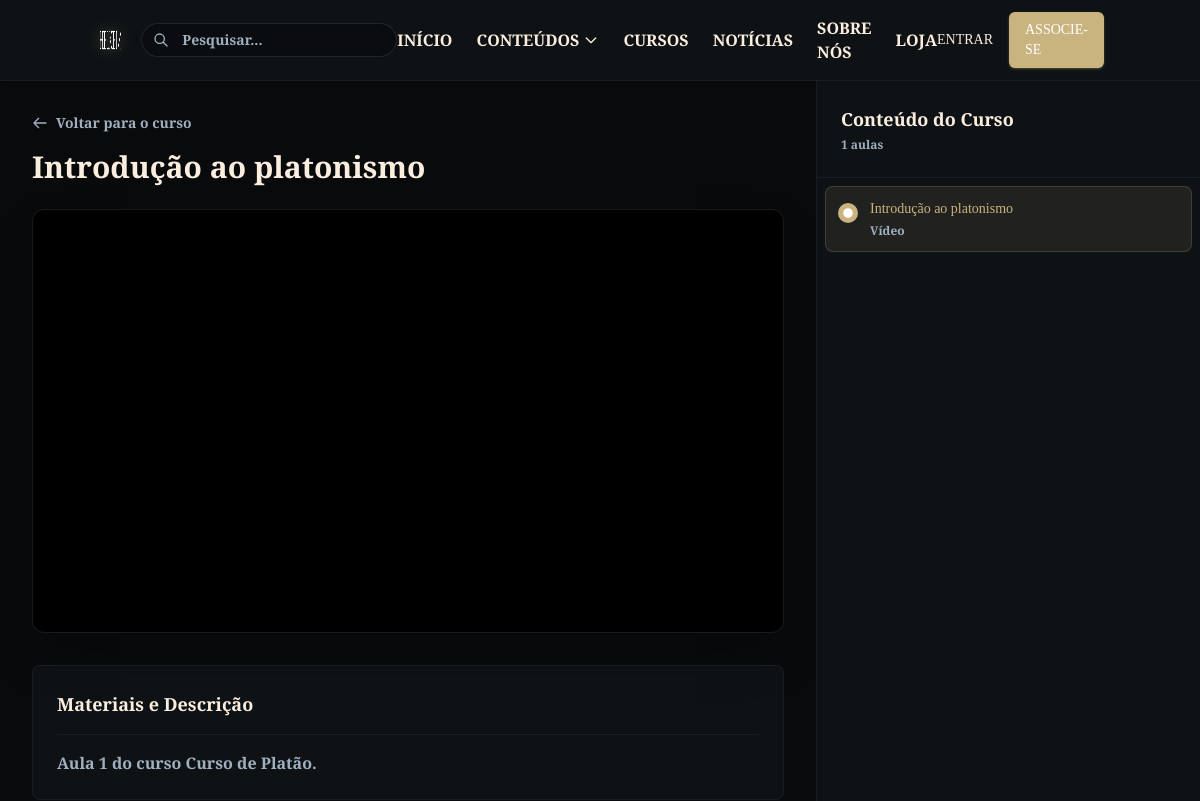
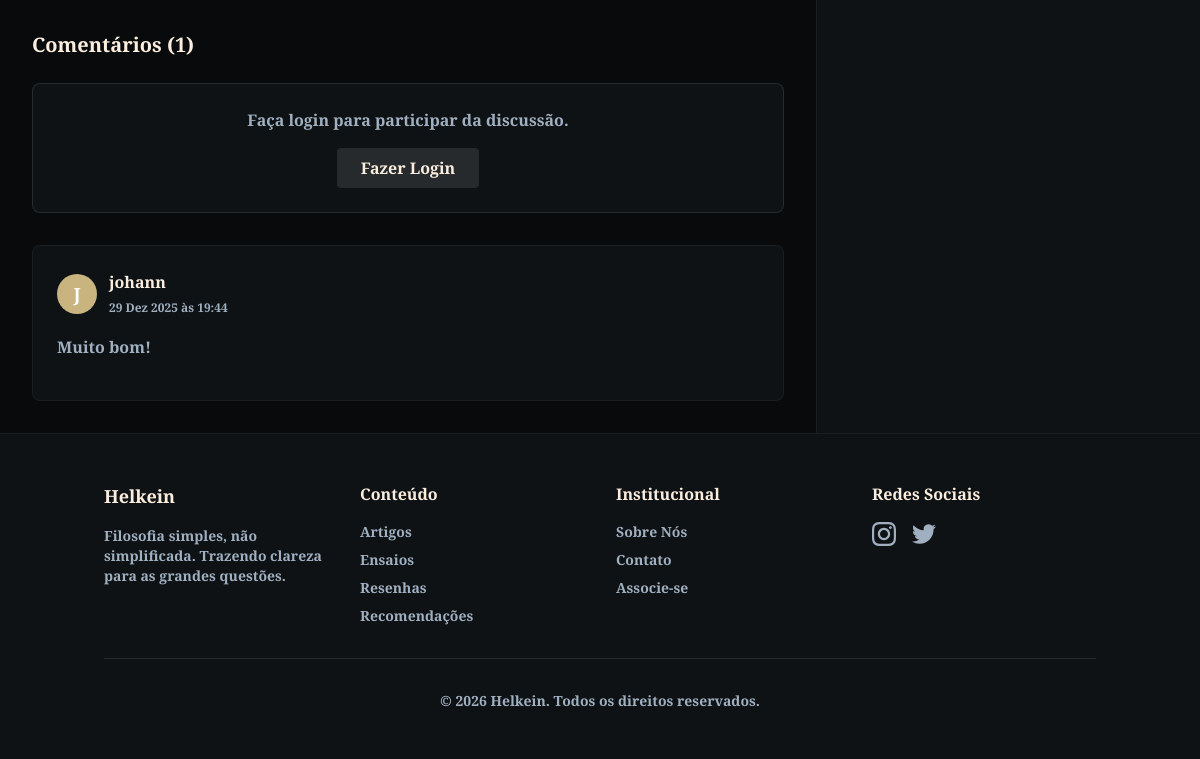
The page /cursos/curso-platao/aula/1/ on the database as committed earlier (2 pictures, top to bottom).
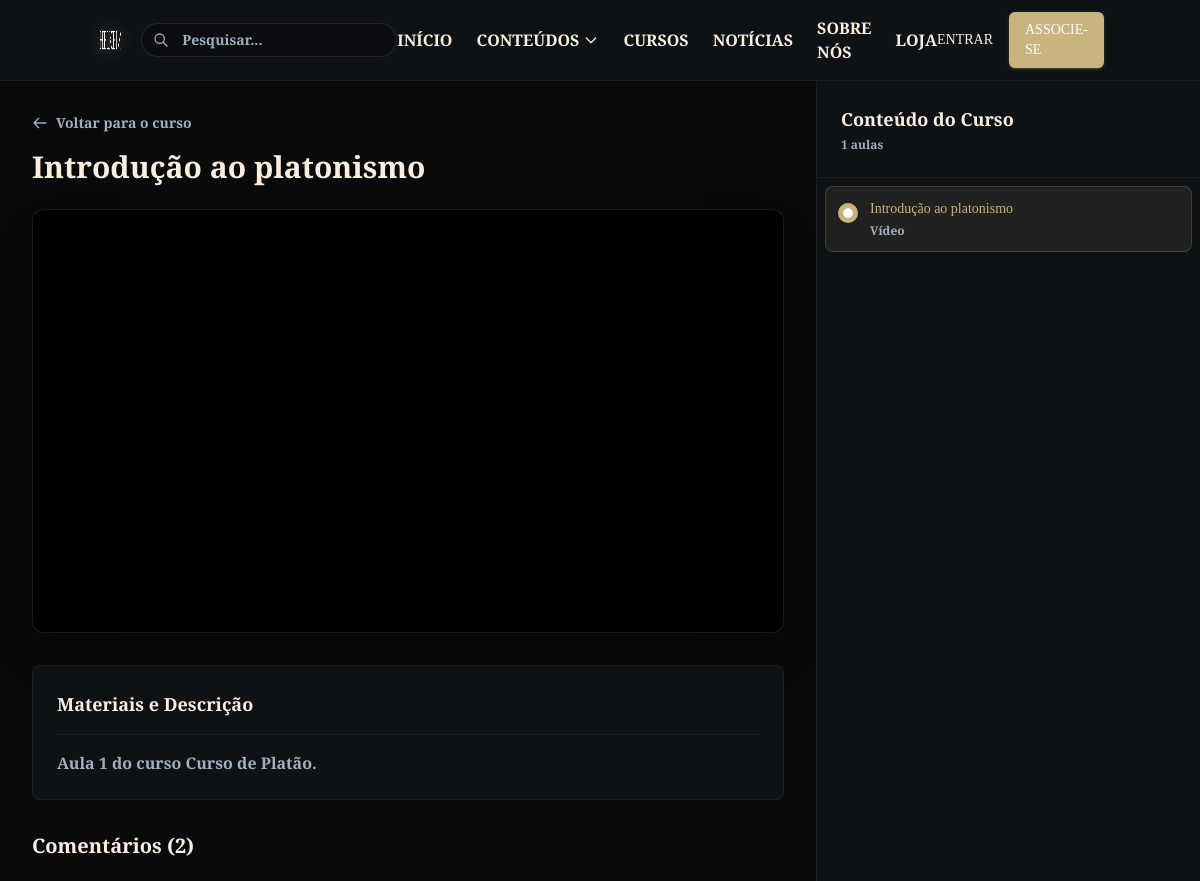
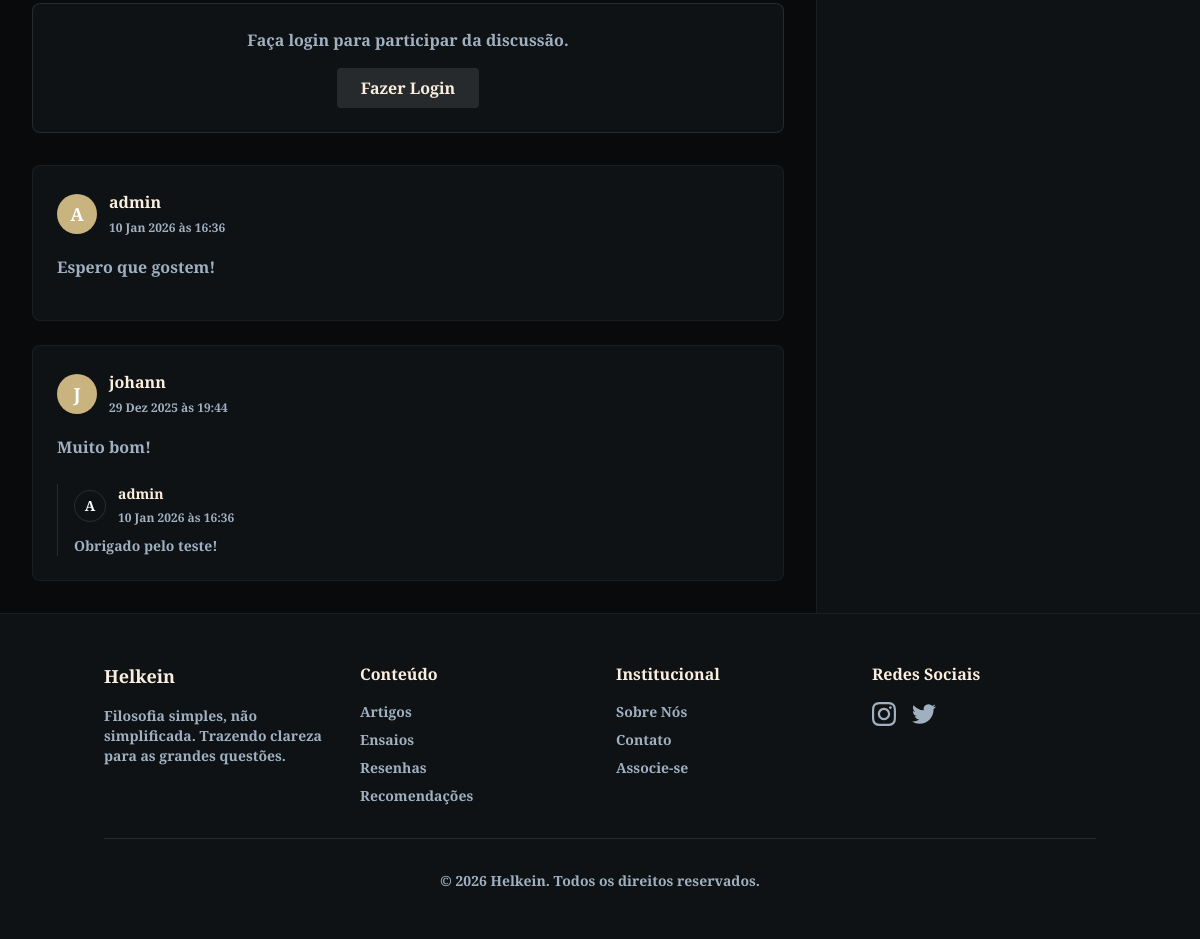
The same page on the database as committed later (2 pictures, top to bottom).
### core/models.py (models this page shows, shortened)
class Lesson(models.Model):
    course = models.ForeignKey(Course, on_delete=models.CASCADE, related_name='lessons')
    module = models.ForeignKey(Module, on_delete=models.SET_NULL, related_name='lessons', null=True, blank=True)
    title = models.CharField(max_length=200)
    order = models.PositiveIntegerField()
    vimeo_video_id = models.CharField(max_length=100, blank=True, null=True)
    duration = models.CharField(max_length=10, blank=True, null=True, help_text="Duration in MM:SS")
    materials = models.FileField(upload_to='lessons/materials/', blank=True, null=True)
    required_plan = models.ForeignKey(Plan, on_delete=models.SET_NULL, null=True, blank=True)
    class Meta:
        ordering = ['order']
        verbose_name = "Aula"
        verbose_name_plural = "Aulas"

class Course(models.Model):
    STATUS_CHOICES = [
        ('draft', 'Draft'),
        ('published', 'Published'),
    ]
    title = models.CharField(max_length=200)
    slug = models.SlugField(unique=True, blank=True)
    description = models.TextField()
    cover_image = models.ImageField(upload_to='courses/covers/', blank=True, null=True)
    status = models.CharField(max_length=20, choices=STATUS_CHOICES, default='draft')
    created_at = models.DateTimeField(auto_now_add=True)
    updated_at = models.DateTimeField(auto_now=True)
    views = models.PositiveIntegerField(default=0)
    class Meta:
        verbose_name = "Curso"
        verbose_name_plural = "Cursos"

class Comment(models.Model):
    user = models.ForeignKey(User, on_delete=models.CASCADE, related_name='comments')
    content = models.TextField()
    created_at = models.DateTimeField(auto_now_add=True)
    active = models.BooleanField(default=True)
    parent = models.ForeignKey('self', on_delete=models.CASCADE, null=True, blank=True, related_name='replies')
    article = models.ForeignKey(Article, on_delete=models.CASCADE, related_name='comments', null=True, blank=True)
    lesson = models.ForeignKey(Lesson, on_delete=models.CASCADE, related_name='comments', null=True, blank=True)
    class Meta:
        ordering = ['-created_at']
        verbose_name = "Comentário"
        verbose_name_plural = "Comentários"

### core/views.py (the view)
# urls.py: path('cursos/<slug:course_slug>/aula/<int:lesson_id>/', views.lesson_detail, name='lesson_detail'),
def lesson_detail(request, course_slug, lesson_id):
    course = get_object_or_404(Course, slug=course_slug, status='published')
    lesson = get_object_or_404(Lesson, id=lesson_id, course=course)
    comments = lesson.comments.filter(active=True, parent__isnull=True)
    is_completed = False
    if request.user.is_authenticated:
        is_completed = CourseProgress.objects.filter(user=request.user, lesson=lesson).exists()
    if request.method == 'POST':
        if not request.user.is_authenticated:
            return redirect('account_login')
        form = CommentForm(request.POST)
        if form.is_valid():
            comment = form.save(commit=False)
            comment.user = request.user
            comment.lesson = lesson
            parent_id = request.POST.get('parent_id')
            if parent_id:
                try:
                    parent_comment = Comment.objects.get(id=parent_id)
                    comment.parent = parent_comment
                except Comment.DoesNotExist:
                    pass
            comment.save()
            messages.success(request, 'Comentário enviado com sucesso!')
            return redirect('lesson_detail', course_slug=course_slug, lesson_id=lesson_id)
    else:
        form = CommentForm()
    return render(request, 'core/lesson_detail.html', {
        'course': course,
        'lesson': lesson,
        'comments': comments,
        'comment_form': form,
        'is_completed': is_completed
    })

### theme/templates/core/lesson_detail.html (shortened to what this page needs)
{% extends 'base.html' %}
{% block content %}
<div class="flex flex-col lg:flex-row min-h-[calc(100vh-80px)]">
    <div class="flex-1 bg-black/20 p-4 md:p-6 lg:p-8 overflow-y-auto">
        <div class="max-w-6xl mx-auto">
            <div class="mb-6">
                <a href="{% url 'course_detail' course.slug %}" class="text-muted hover:text-white transition-colors flex items-center gap-2 text-sm mb-4">
                    <svg class="w-4 h-4" fill="none" stroke="currentColor" viewBox="0 0 24 24"><path stroke-linecap="round" stroke-linejoin="round" stroke-width="2" d="M10 19l-7-7m0 0l7-7m-7 7h18"></path></svg>
                    Voltar para o curso
                </a>
                <h1 class="text-2xl md:text-3xl font-bold text-text-main mb-2">{{ lesson.title }}</h1>
            </div>
            {% if lesson.vimeo_video_id %}
            <div class="relative bg-black rounded-xl overflow-hidden w-full shadow-2xl border border-white/10 mb-8">
                <div style="padding:56.25% 0 0 0;position:relative;"><iframe src="https://player.vimeo.com/video/{{ lesson.vimeo_video_id }}?badge=0&amp;autopause=0&amp;player_id=0&amp;app_id=58479" frameborder="0" allow="autoplay; fullscreen; picture-in-picture; clipboard-write; encrypted-media; web-share" style="position:absolute;top:0;left:0;width:100%;height:100%;" title="{{ lesson.title }}"></iframe></div><script src="https://player.vimeo.com/api/player.js"></script>
            </div>
            {% else %}
            <div class="bg-surface border border-white/5 rounded-lg p-12 text-center mb-8">
                <p class="text-muted">Este conteúdo não possui vídeo.</p>
            </div>
            {% endif %}
            <div class="bg-surface border border-white/5 rounded-lg p-6">
                <div class="flex items-center justify-between mb-4 border-b border-white/5 pb-4">
                    <h3 class="text-lg font-bold text-text-main">Materiais e Descrição</h3>
                </div>
                <p class="text-muted">
                    Aula {{ lesson.order }} do curso {{ course.title }}.
                </p>
            </div>
            <div class="mt-8">
                <h3 class="text-xl font-bold text-text-main mb-6">Comentários ({{ comments.count }})</h3>
                {% if user.is_authenticated %}
                <form method="post" class="mb-8">
                    {% csrf_token %}
                    <div class="mb-4">
                        {{ comment_form.content }}
                    </div>
                    <button type="submit" class="px-6 py-2 bg-accent text-white rounded hover:bg-accent-hover transition-colors font-bold">
                        Enviar Comentário
                    </button>
                </form>
                {% else %}
                <div class="bg-surface border border-white/10 rounded-lg p-6 mb-8 text-center">
                    <p class="text-muted mb-4">Faça login para participar da discussão.</p>
                    <a href="{% url 'account_login' %}?next={{ request.path }}" class="inline-block px-6 py-2 bg-white/10 hover:bg-white/20 text-text-main rounded transition-colors font-bold">
                        Fazer Login
                    </a>
                </div>
                {% endif %}
                <div class="space-y-6">
                    {% for comment in comments %}
                    <div class="bg-surface border border-white/5 rounded-lg p-6">
                        <div class="flex items-center justify-between mb-4">
                            <div class="flex items-center gap-3">
                                <div class="w-10 h-10 rounded-full bg-accent flex items-center justify-center text-white font-bold text-lg">
                                    {{ comment.user.username|first|upper }}
                                </div>
                                <div>
                                    <h4 class="font-bold text-text-main">{{ comment.user.username }}</h4>
                                    <span class="text-xs text-muted">{{ comment.created_at|date:"d M Y \à\s H:i" }}</span>
                                </div>
                            </div>
                        </div>
                        <div class="text-muted leading-relaxed mb-4">
                            {{ comment.content|linebreaks }}
                        </div>
                        {% with replies=comment.replies.all %}
                        {% if replies %}
                        <div class="space-y-4 mt-6">
                            {% for reply in replies %}
                            {% if reply.active %}
                            <div class="ml-8 pl-4 border-l border-white/10">
                                <div class="flex items-center gap-3 mb-2">
                                    <div class="w-8 h-8 rounded-full bg-surface border border-white/10 flex items-center justify-center text-white text-sm">
                                        {{ reply.user.username|first|upper }}
                                    </div>
                                    <div>
                                        <h5 class="font-bold text-text-main text-sm">{{ reply.user.username }}</h5>
                                        <span class="text-xs text-muted">{{ reply.created_at|date:"d M Y \à\s H:i" }}</span>
                                    </div>
                                </div>
                                <div class="text-sm text-muted">
                                    {{ reply.content|linebreaks }}
                                </div>
                            </div>
                            {% endif %}
                            {% endfor %}
                        </div>
                        {% endif %}
                        {% endwith %}
                    </div>
                    {% empty %}
                    <p class="text-muted italic">Seja o primeiro a comentar.</p>
                    {% endfor %}
                </div>
            </div>
        </div>
    </div>
    <div class="w-full lg:w-96 bg-surface border-l border-white/5 flex flex-col h-auto lg:h-[calc(100vh-80px)] sticky top-0">
        <div class="p-6 border-b border-white/5 bg-surface z-10">
            <h3 class="text-lg font-bold text-text-main">Conteúdo do Curso</h3>
            <p class="text-xs text-muted mt-1">{{ course.lessons.count }} aulas</p>
        </div>
        <div class="flex-1 overflow-y-auto p-2 space-y-1">
            {% for module in course.modules.all %}
            <div class="mb-2">
                <div class="px-4 py-2 text-sm font-bold text-muted uppercase tracking-wider bg-white/5 rounded mb-1">
                    {{ module.title }}
                </div>
                <div class="space-y-1">
                    {% for l in module.lessons.all %}
                    <a href="{% url 'lesson_detail' course.slug l.id %}" class="flex items-start gap-3 p-3 rounded-lg transition-all {% if l.id == lesson.id %}bg-accent/10 border border-accent/20{% else %}hover:bg-white/5 border border-transparent{% endif %}">
                        <div class="flex-shrink-0 mt-1">
                            {% if l.id == lesson.id %}
                            <div class="w-5 h-5 rounded-full bg-accent flex items-center justify-center">
                                <svg class="w-3 h-3 text-white" fill="currentColor" viewBox="0 0 20 20"><path d="M10 18a8 8 0 100-16 8 8 0 000 16zM9.555 7.168A1 1 0 008 8v4a1 1 0 001.555.832l3-2a1 1 0 000-1.664l-3-2z"></path></svg>
                            </div>
                            {% else %}
                            <div class="w-5 h-5 rounded-full bg-white/10 flex items-center justify-center text-xs font-bold text-muted">
                                {{ l.order }}
                            </div>
                            {% endif %}
                        </div>
                        <div class="flex-1 min-w-0">
                            <h4 class="text-sm font-medium {% if l.id == lesson.id %}text-accent{% else %}text-text-main{% endif %} line-clamp-2">{{ l.title }}</h4>
                            <div class="flex items-center gap-2 mt-1">
                                <span class="text-xs text-muted">Vídeo</span>
                                {% if l.duration %}
                                <span class="text-xs text-muted">• {{ l.duration }}</span>
                                {% endif %}
                            </div>
                        </div>
                    </a>
                    {% endfor %}
                </div>
            </div>
            {% empty %}
            {% for l in course.lessons.all %}
            <a href="{% url 'lesson_detail' course.slug l.id %}" class="flex items-start gap-3 p-3 rounded-lg transition-all {% if l.id == lesson.id %}bg-accent/10 border border-accent/20{% else %}hover:bg-white/5 border border-transparent{% endif %}">
                <div class="flex-shrink-0 mt-1">
                    {% if l.id == lesson.id %}
                    <div class="w-5 h-5 rounded-full bg-accent flex items-center justify-center">
                        <svg class="w-3 h-3 text-white" fill="currentColor" viewBox="0 0 20 20"><path d="M10 18a8 8 0 100-16 8 8 0 000 16zM9.555 7.168A1 1 0 008 8v4a1 1 0 001.555.832l3-2a1 1 0 000-1.664l-3-2z"></path></svg>
                    </div>
                    {% else %}
                    <div class="w-5 h-5 rounded-full bg-white/10 flex items-center justify-center text-xs font-bold text-muted">
                        {{ l.order }}
                    </div>
                    {% endif %}
                </div>
                <div class="flex-1 min-w-0">
                    <h4 class="text-sm font-medium {% if l.id == lesson.id %}text-accent{% else %}text-text-main{% endif %} line-clamp-2">{{ l.title }}</h4>
                    <div class="flex items-center gap-2 mt-1">
                        <span class="text-xs text-muted">Vídeo</span>
                    </div>
                </div>
            </a>
            {% endfor %}
            {% endfor %}
        </div>
    </div>
</div>
{% endblock %}

Rows that differ between the two databases and show on the page:
added Comment: user.username|first "A", user.username "admin", created_at "10 Jan 2026 às 16:36", content "Espero que gostem!", shown under "Comentários (2)"
added Comment: user.username|first "A", user.username "admin", created_at "10 Jan 2026 às 16:36", content "Obrigado pelo teste!", shown under "J"
Other text that changed with them:
{{ comments.count }}: "1" → "2"
